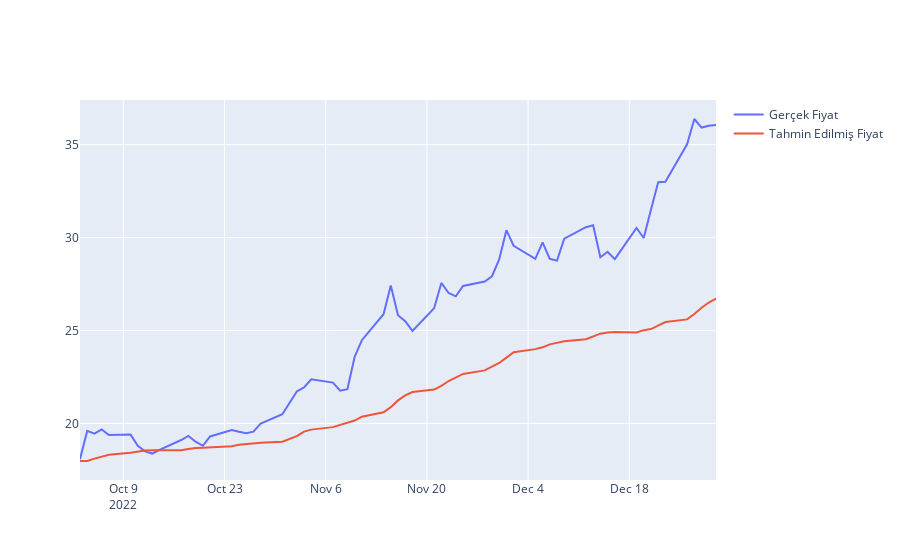

Notebook cell for this chart:
### Code cell
# tahminleri ve gerçekleri kontrol edin
fig = go.Figure()

fig.add_trace(go.Scatter(x = data.index[-test_length:], y = Actual, mode ='lines', name='Gerçek Fiyat'))
fig.add_trace(go.Scatter(x = data.index[-test_length:], y = Predictions, mode = 'lines', name='Tahmin Edilmiş Fiyat'))
fig.show()
